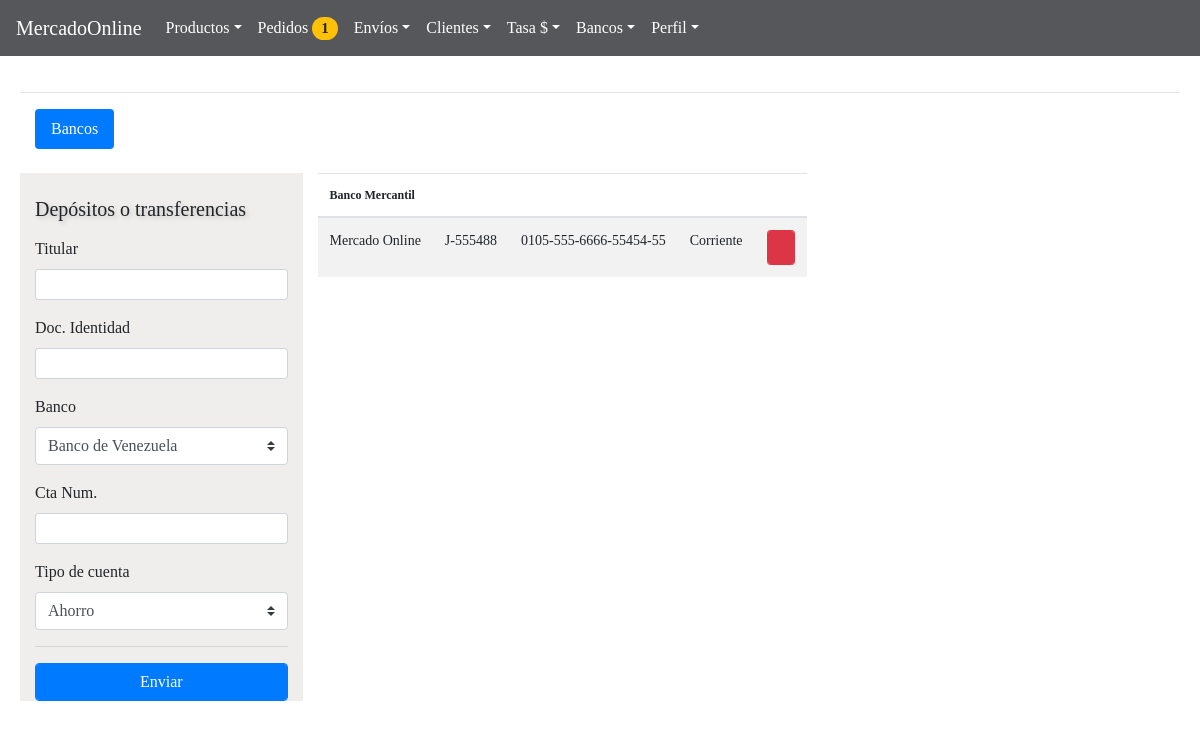
Page /BackAdmin/index.php?action=banks (signed in) on the earlier database version.
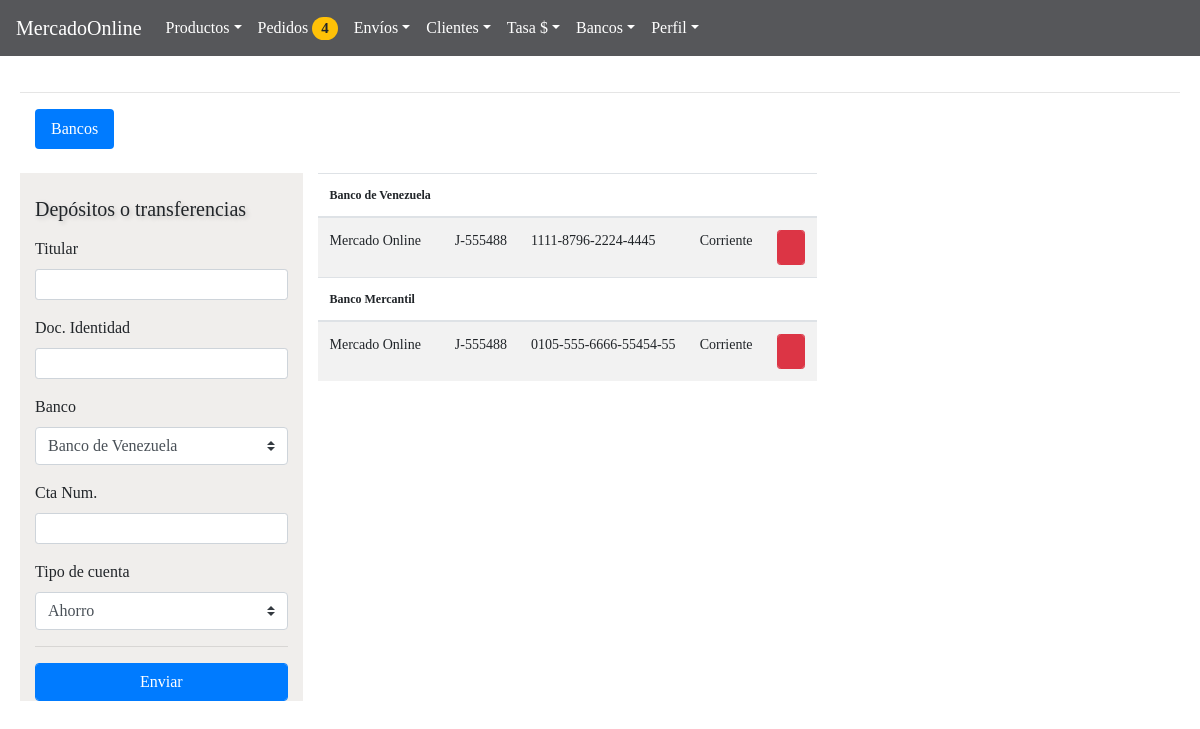
Same page on the later database version.
### tables this page shows
CREATE TABLE `bancos` (
  `id` int(11) NOT NULL,
  `possessor` text NOT NULL,
  `document` text NOT NULL,
  `bank` text NOT NULL,
  `countnum` text NOT NULL,
  `typecount` text NOT NULL,
  `enable` int(11) NOT NULL
);

### BackAdmin/models/connection.php (called while the page is built)
<?php
class connection{
	 public static function connect(){
	 	$link = new PDO("mysql:host=localhost;dbname=mercadoonline","root","");
	 	return $link;
	 }
}

### BackAdmin/models/purchaseOrderModel.php (called while the page is built, shortened)
<?php
require_once "connection.php";
class purchaseOrderModel{
 					public static function viewCountOrdersModel($table){
 					$stmt = connection::connect()->prepare("SELECT COUNT(*) as id FROM $table WHERE status = 0");
		 			$stmt -> execute();
		 			return $stmt->fetch();
 					}
}

### BackAdmin/controllers/controllerPage.php (called while the page is built)
<?php
class page{
 public static function template(){
 			include "views/template.php";
 		}
 public static function pageConnectController(){
if (isset( $_GET["action"])) {
	 	$controllerPage = $_GET["action"];
}
else{
	$controllerPage ="index";
}
 	$answer = pageModel::pageConnectModel($controllerPage);
 	include $answer;
 }
}

### BackAdmin/models/banksModel.php (called while the page is built, shortened)
<?php
require_once "connection.php";
class bankModel{
 		 public static function viewBankModel($table){
 			 $stmt = connection::connect()->prepare("SELECT id,bank, document, possessor, countnum, typecount FROM $table");
		 	$stmt -> execute();
		 	return $stmt->fetchAll();
 		 }
}

### BackAdmin/controllers/banksController.php (the view, shortened to what this page needs)
	<?php
class bankController{
	   public static function viewBankController(){
	   	$answer = bankModel::viewBankModel("bancos");
	   	foreach ($answer as $row => $item) {
	   		$row = $row+1;
	   			echo '<thead style="font-family: ubuntu-light; font-size: 12px">
				<tr>
				<th>'.$item["bank"].'</th>
				<th></th>
				<th></th>
				<th></th>
				<th></th>
				</tr>
				</thead>
				<tbody>
			<tr style="font-family: ubuntu-light; font-size: 14px">
				<td>'.$item["possessor"].'</td>
				<td>'.$item["document"].'</td>
				<td>'.$item["countnum"].'</td>
				<td>'.$item["typecount"].'</td>
				<td>
 	 			<a href="#delete'.$row.'"data-toggle="modal">
 	 			<button type="button" class="form-control btn btn-danger fa fa-trash btn-sm"></button></a>
 	 			<div class="modal fade" id="delete'.$row.'" tabindex="-1" role="dialog" aria-labelledby="myModalLabel" ariahidden="true">
				<div class="modal-dialog" role="document" style="">
				<div class="modal-content">
				<div class="modal-header">
				<button type="button" class="close" data-dismiss="modal" aria-label="Close">
				<span aria-hidden="true">&times;</span> </button>
				</div>
				<div class="modal-body"  style="text-align: center; margin: 0%;">
				<h4>¿Desea borrar el banco?</h4>
				<br>
				<form method="post" enctype="multipart/form-data">
					<h6>'.$item["bank"].'</h6>
					<h6>'.$item["possessor"].'</h6>
					<h6>'.$item["countnum"].'</h6>
					<h6>'.$item["typecount"].'</h6>
				<div class="form-group row">
				<div class="col-sm-4">
				<input type="text" class="form-control" value="'.$item["id"].'"    name="deleteIdBank" readonly style="display:none" >
				</div>
				</div>
				<div class="row container-fluid">
				<div class="col-sm-6">
				<button type="submit" class="fa fa-check  form-control btn-success" 	aria-label="close"></button>
				</div>
				</form>
				<div class="col-sm-6">
				<button type="button" class="fa fa-close  form-control btn-danger" class="close" data-dismiss="modal" aria-label="close"></button>
				</div>
				</div>
				</div>
				</td>
			</tr>
		</tbody>';
	   					}
			   	}
}

### BackAdmin/controllers/purchaseOrderController.php (shortened to what this page needs)
<?php
class purchaseOrderController {
	 		 	     public static function viewCountOrdersController(){
	 		 	      $answer = purchaseOrderModel::viewCountOrdersModel("pedido");
					if ($answer["id"]==0) {
					echo'  <span class="badge badge-danger badge-pill" style="font-family: Pavanam-Regular; font-size: 15px; display: none" >'.$answer["id"].'</span>';
					}else{
					echo'  <span class="badge badge-warning 14 badge-pill" style="font-family: Pavanam-Regular; font-size: 15px; " >'.$answer["id"].'</span>';
										}
	 		 	     }
}

Differences in the rows shown:
added bancos: bank "Banco de Venezuela", possessor "Mercado Online", document "J-555488", countnum "1111-8796-2224-4445", typecount "Corriente"
Other differences:
$answer["id"]: "1" → "4"
